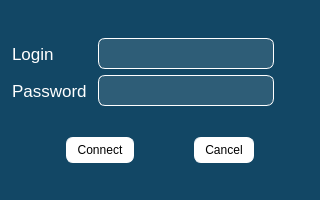
<?xml version="1.0" encoding="UTF-8"?>
<ui version="4.0">
 <class>lowResWindow</class>
 <widget class="QMainWindow" name="lowResWindow">
  <property name="geometry">
   <rect>
    <x>0</x>
    <y>0</y>
    <width>320</width>
    <height>200</height>
   </rect>
  </property>
  <property name="windowTitle">
   <string>MainWindow</string>
  </property>
  <property name="styleSheet">
   <string notr="true">QMainWindow { 
	background-color: #124765;
	/* background-image: url(:/images/forms/image.png);
 background-position: top left; */
}

#loginButton, #cancelButton {
   background-color: rgba(255, 255, 255, 1);
	border: 1px solid white;
	border-radius: 7px;
   padding: 5px 10px 5px 10px;
	color: black;
}

#loginButton:hover, #cancelButton:hover {
	color: white;
   background-color: rgba(255, 255, 255, 128);
}

#loginFrame {
/*border: 1px solid white;
border-radius: 20px;*/
background: rgba(255, 255, 255, 30);
padding: 20px;
}

#loginEntry, #passwordEntry, #domainEntry {
	background: rgba(255, 255, 255, 30);
	border: 1px solid white;
	border-radius: 7px;
	margin-left: 5px;
	color: white;
}

#feedbackLabel {
	color: white;
}


</string>
  </property>
  <widget class="QWidget" name="centralwidget">
   <layout class="QVBoxLayout" name="verticalLayout">
    <property name="spacing">
     <number>6</number>
    </property>
    <property name="leftMargin">
     <number>12</number>
    </property>
    <property name="rightMargin">
     <number>12</number>
    </property>
    <item>
     <spacer name="verticalSpacer">
      <property name="orientation">
       <enum>Qt::Vertical</enum>
      </property>
      <property name="sizeHint" stdset="0">
       <size>
        <width>20</width>
        <height>10</height>
       </size>
      </property>
     </spacer>
    </item>
    <item>
     <layout class="QFormLayout" name="formLayout">
      <item row="0" column="0">
       <widget class="QLabel" name="loginLabel">
        <property name="font">
         <font>
          <pointsize>13</pointsize>
          <weight>50</weight>
          <bold>false</bold>
         </font>
        </property>
        <property name="styleSheet">
         <string notr="true">color: white</string>
        </property>
        <property name="text">
         <string>Login</string>
        </property>
       </widget>
      </item>
      <item row="0" column="1">
       <widget class="QLineEdit" name="loginEntry">
        <property name="sizePolicy">
         <sizepolicy hsizetype="Fixed" vsizetype="Fixed">
          <horstretch>0</horstretch>
          <verstretch>0</verstretch>
         </sizepolicy>
        </property>
        <property name="font">
         <font>
          <family>Courier 10 Pitch</family>
          <pointsize>14</pointsize>
          <weight>50</weight>
          <italic>false</italic>
          <bold>false</bold>
         </font>
        </property>
        <property name="statusTip">
         <string notr="true"/>
        </property>
        <property name="autoFillBackground">
         <bool>false</bool>
        </property>
        <property name="styleSheet">
         <string notr="true"/>
        </property>
        <property name="text">
         <string notr="true"/>
        </property>
        <property name="maxLength">
         <number>30</number>
        </property>
       </widget>
      </item>
      <item row="1" column="0">
       <widget class="QLabel" name="passwordLabel">
        <property name="font">
         <font>
          <pointsize>13</pointsize>
          <weight>50</weight>
          <bold>false</bold>
         </font>
        </property>
        <property name="styleSheet">
         <string notr="true">color: white</string>
        </property>
        <property name="text">
         <string>Password</string>
        </property>
       </widget>
      </item>
      <item row="1" column="1">
       <widget class="QLineEdit" name="passwordEntry">
        <property name="sizePolicy">
         <sizepolicy hsizetype="Fixed" vsizetype="Fixed">
          <horstretch>0</horstretch>
          <verstretch>0</verstretch>
         </sizepolicy>
        </property>
        <property name="font">
         <font>
          <family>Courier 10 Pitch</family>
          <pointsize>14</pointsize>
          <italic>false</italic>
         </font>
        </property>
        <property name="statusTip">
         <string notr="true"/>
        </property>
        <property name="autoFillBackground">
         <bool>false</bool>
        </property>
        <property name="styleSheet">
         <string notr="true"/>
        </property>
        <property name="text">
         <string notr="true"/>
        </property>
        <property name="maxLength">
         <number>30</number>
        </property>
        <property name="echoMode">
         <enum>QLineEdit::Password</enum>
        </property>
       </widget>
      </item>
     </layout>
    </item>
    <item>
     <widget class="QLabel" name="statusLabel">
      <property name="font">
       <font>
        <family>Monospace</family>
        <pointsize>13</pointsize>
        <weight>50</weight>
        <italic>true</italic>
        <bold>false</bold>
       </font>
      </property>
      <property name="styleSheet">
       <string notr="true">color: white</string>
      </property>
      <property name="text">
       <string/>
      </property>
      <property name="alignment">
       <set>Qt::AlignCenter</set>
      </property>
     </widget>
    </item>
    <item>
     <layout class="QHBoxLayout" name="horizontalLayout">
      <property name="sizeConstraint">
       <enum>QLayout::SetDefaultConstraint</enum>
      </property>
      <item>
       <spacer name="horizontalSpacer_3">
        <property name="orientation">
         <enum>Qt::Horizontal</enum>
        </property>
        <property name="sizeHint" stdset="0">
         <size>
          <width>10</width>
          <height>20</height>
         </size>
        </property>
       </spacer>
      </item>
      <item>
       <widget class="QPushButton" name="loginButton">
        <property name="enabled">
         <bool>true</bool>
        </property>
        <property name="text">
         <string>Connect</string>
        </property>
        <property name="default">
         <bool>true</bool>
        </property>
        <property name="flat">
         <bool>true</bool>
        </property>
       </widget>
      </item>
      <item>
       <spacer name="horizontalSpacer_2">
        <property name="orientation">
         <enum>Qt::Horizontal</enum>
        </property>
        <property name="sizeHint" stdset="0">
         <size>
          <width>10</width>
          <height>20</height>
         </size>
        </property>
       </spacer>
      </item>
      <item>
       <widget class="QPushButton" name="cancelButton">
        <property name="enabled">
         <bool>true</bool>
        </property>
        <property name="text">
         <string>Cancel</string>
        </property>
        <property name="default">
         <bool>true</bool>
        </property>
        <property name="flat">
         <bool>true</bool>
        </property>
       </widget>
      </item>
      <item>
       <spacer name="horizontalSpacer_4">
        <property name="orientation">
         <enum>Qt::Horizontal</enum>
        </property>
        <property name="sizeHint" stdset="0">
         <size>
          <width>10</width>
          <height>20</height>
         </size>
        </property>
       </spacer>
      </item>
     </layout>
    </item>
    <item>
     <spacer name="verticalSpacer_2">
      <property name="orientation">
       <enum>Qt::Vertical</enum>
      </property>
      <property name="sizeHint" stdset="0">
       <size>
        <width>20</width>
        <height>10</height>
       </size>
      </property>
     </spacer>
    </item>
   </layout>
  </widget>
 </widget>
 <resources>
  <include location="../nice_greeter.qrc"/>
 </resources>
 <connections>
  <connection>
   <sender>passwordEntry</sender>
   <signal>returnPressed()</signal>
   <receiver>loginButton</receiver>
   <slot>click()</slot>
   <hints>
    <hint type="sourcelabel">
     <x>191</x>
     <y>90</y>
    </hint>
    <hint type="destinationlabel">
     <x>120</x>
     <y>144</y>
    </hint>
   </hints>
  </connection>
  <connection>
   <sender>loginEntry</sender>
   <signal>returnPressed()</signal>
   <receiver>passwordEntry</receiver>
   <slot>setFocus()</slot>
   <hints>
    <hint type="sourcelabel">
     <x>259</x>
     <y>48</y>
    </hint>
    <hint type="destinationlabel">
     <x>261</x>
     <y>84</y>
    </hint>
   </hints>
  </connection>
 </connections>
</ui>
